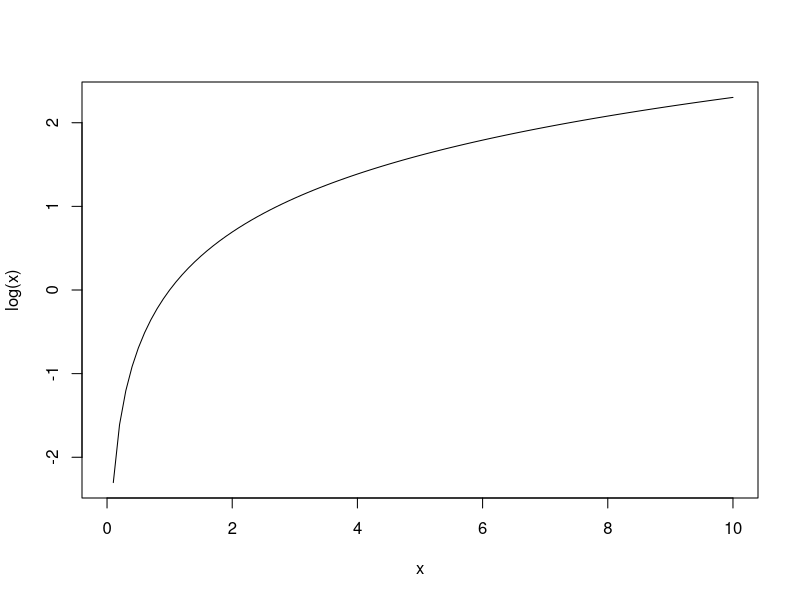
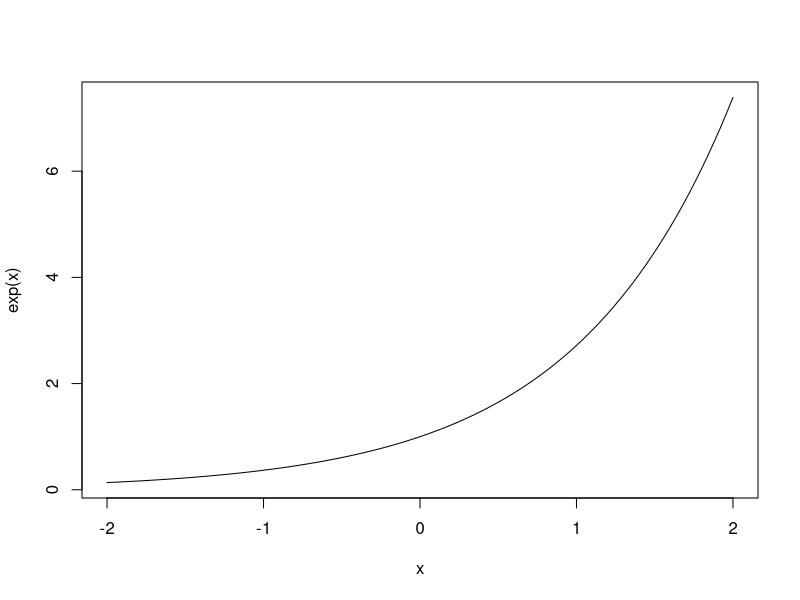
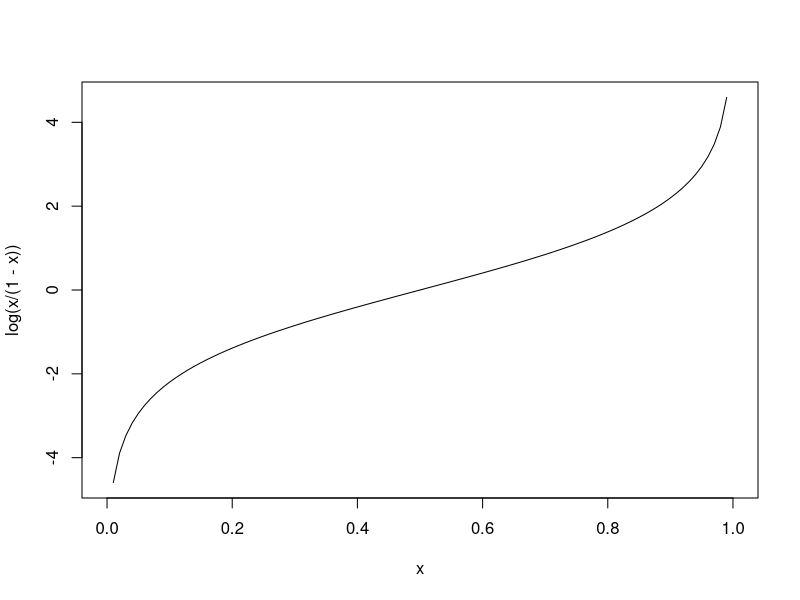
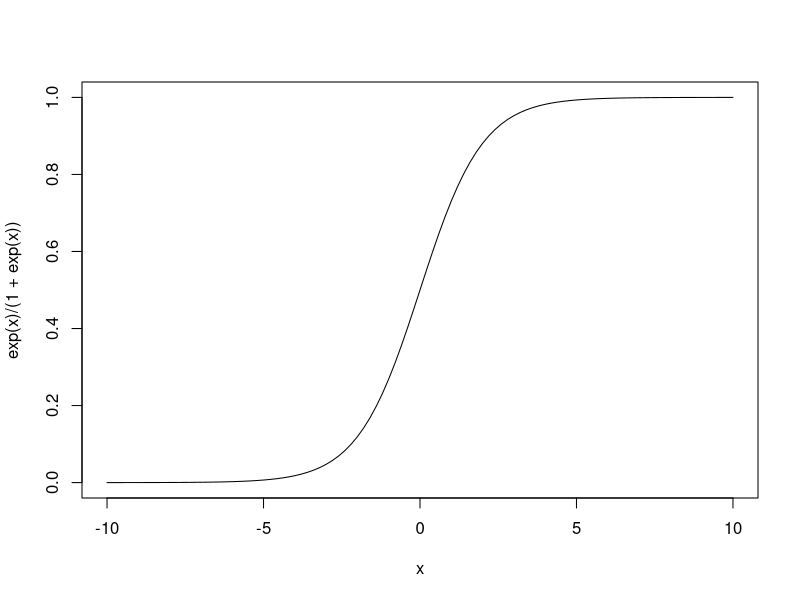

Recreate these plots in R, in order.
## ---- chunk 1
knitr::opts_chunk$set(echo = T, message=F, warning=F, comment=NA, autodep=F,
                      eval=T, cache.rebuild=F, cache=F, R.options=list(width=120),
                      fig.width=8, fig.align = 'center', dev.args=list(bg = 'transparent'))
## ---- chunk 2
curve(log(x),from=0,to=10)
## ---- chunk 3
curve(exp(x),from=-2,to=2)
## ---- chunk 4
curve(log(x/(1-x)))
## ---- chunk 5
curve(exp(x)/(1+exp(x)),from=-10,to=10)
